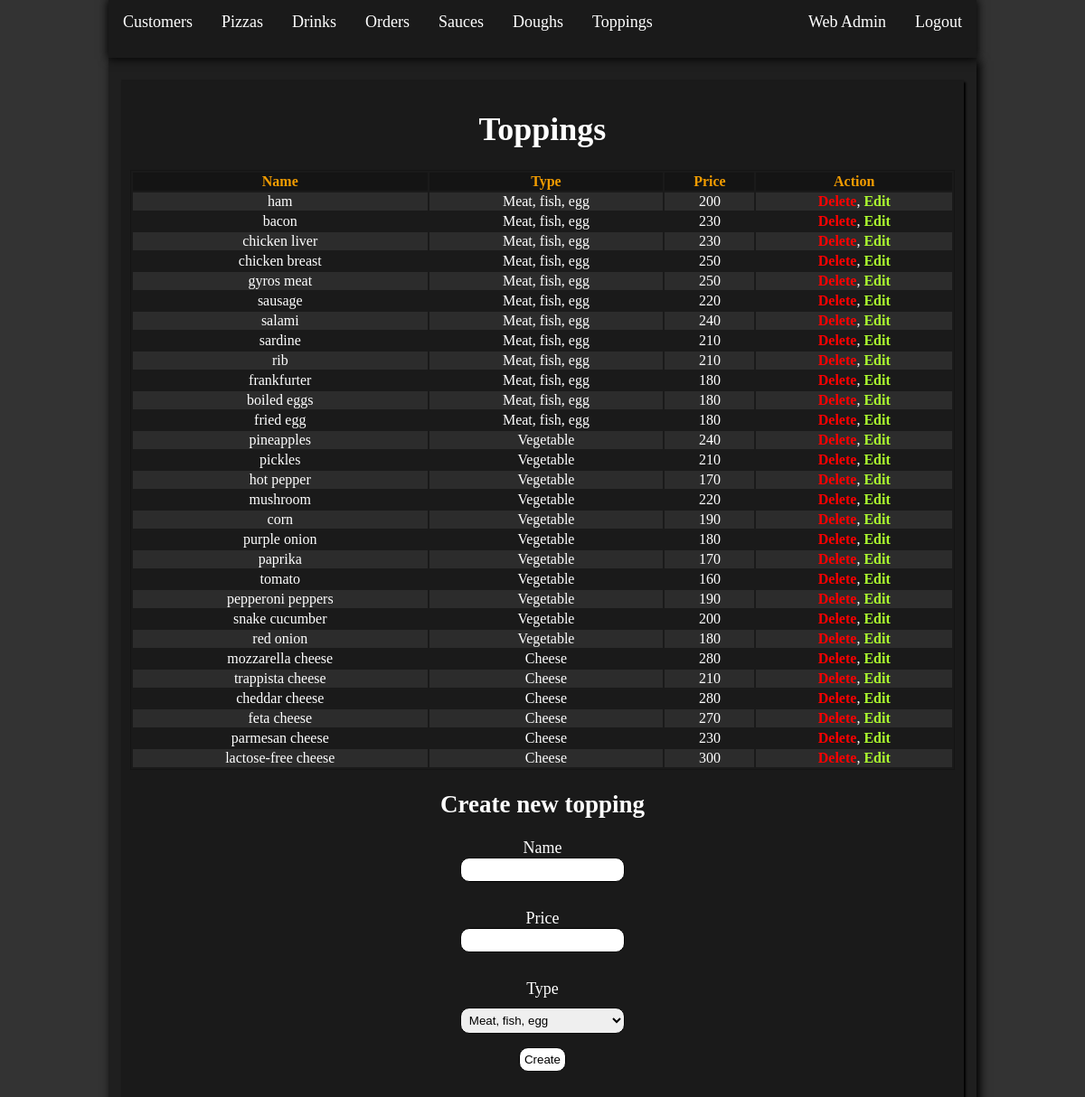
Screenshot of /index.php?page=toppings (signed in) with the database file from the repository.
### tables this page shows
CREATE TABLE Topping (
    id INT PRIMARY KEY AUTO_INCREMENT,
    name VARCHAR(200) NOT NULL,
    price INT NOT NULL DEFAULT(0),
    type INT NOT NULL
);

### services/topping-service.php (called while the page is built, shortened)
<?php
class ToppingService extends Database implements CrudOperations {
  public function getAll() {
    $conn = $this->getConnection();
    $stmt = $conn->prepare("SELECT * FROM topping");
    $stmt->setFetchMode(PDO::FETCH_CLASS, 'Topping');
    $stmt->execute();
    $toppings = $stmt->fetchAll();
    return $toppings;
  }
  public function getToppingTypeAsString($type) {
    switch ($type) {
      case 0:
        return 'Meat, fish, egg';
      case 1:
        return 'Vegetable';
      case 2:
        return 'Cheese';
    }
  }
}
?>

### pages/admin/toppings.php (the view, shortened to what this page needs)
<?php
$toppingService = new ToppingService();
$toppings = $toppingService->getAll();
?>
<div class="content-card">
  <div class="text-center">
    <h1>Toppings</h1>
  </div>
<table class="custom-table">
  <tr>
    <th>Name</th>
    <th>Type</th>
    <th>Price</th>
    <th>Action</th>
  </tr>
  <?php
  foreach ($toppings as $key => $topping) {
  echo "
  <tr>
  <td><p class='white-text'>".$topping->name."</p></td>
  <td><p class='white-text'>".$toppingService->getToppingTypeAsString($topping->type)."</p></td>
  <td>".$topping->price."</td>
  <td>
  <a class='red-text' href='index.php?page=toppings&remove=".$topping->id."'>Delete</a>,
  <a class='green-yellow-text' href='index.php?page=toppings&edit=".$topping->id."'>Edit</a>
  </td>
  </tr>";
  }
  ?>
</table>
<div class="text-center">
<h2>Create new topping</h2>
<form class="profile-forms" action="" method="post">
<label class="white-text" for="name">Name</label><br>
<input class="input width-20" type="text" name="name"><br>
<label class="white-text" for="price">Price</label><br>
<input class="input width-20" type="number" name="price"><br>
<br>
<input type=submit class="button" name='createTopping' value="Create"></input>
</form>
</div>
</div>

### assets/styles.css (style rules this page uses)
body { font-size: large; width: initial; height: initial; margin: 0; background-color: #333; color: white; }
label { color: black; }
.red-text { color: red; }
.white-text { color: white; }
.green-yellow-text { color: greenyellow; }
.width-20 { width: 20% !important; }
.custom-table { min-width: 80%; border: 1px solid #141414; overflow-y: auto; }
.custom-table td { text-align: center; }
.custom-table th { background-color: #141414; color:#f29c00; }
.custom-table td a { text-decoration: none; font-weight: bold; }
.custom-table tr:nth-child(even) { background-color: #2c2c2c; }
.content-card { background-color: #1a1a1a; box-shadow: 2px 3px 2px black; padding: 10px; margin: 10px; width: 95%; height: auto; display: flex; margin-left: auto; margin-right: auto; margin-top: auto; margin-bottom: auto; flex-direction: column; overflow-y: auto; }
.profile-forms { width: inherit; }
.profile-forms input { margin-bottom: 30px; }
.text-center { text-align: center; }
.input { padding: 5px; padding-left: 15px; padding-right: 15px; width: 50%; height: auto; border: 1px solid black; border-radius: 10px; margin-bottom: 10px; }
.button { padding: 5px; border: 1px solid black; border-radius: 10px; background-color: white; margin-top: 5px; margin-bottom: 5px; }

### rows the page displays
topping: name "ham", type "Meat, fish, egg", price "200"
topping: name "bacon", type "Meat, fish, egg", price "230"
topping: name "chicken liver", type "Meat, fish, egg", price "230"
topping: name "chicken breast", type "Meat, fish, egg", price "250"
topping: name "gyros meat", type "Meat, fish, egg", price "250"
topping: name "sausage", type "Meat, fish, egg", price "220"
topping: name "salami", type "Meat, fish, egg", price "240"
topping: name "sardine", type "Meat, fish, egg", price "210"
topping: name "rib", type "Meat, fish, egg", price "210"
topping: name "frankfurter", type "Meat, fish, egg", price "180"
topping: name "boiled eggs", type "Meat, fish, egg", price "180"
topping: name "fried egg", type "Meat, fish, egg", price "180"
topping: name "pineapples", type "Vegetable", price "240"
topping: name "pickles", type "Vegetable", price "210"
topping: name "hot pepper", type "Vegetable", price "170"
topping: name "mushroom", type "Vegetable", price "220"
topping: name "corn", type "Vegetable", price "190"
topping: name "purple onion", type "Vegetable", price "180"
topping: name "paprika", type "Vegetable", price "170"
topping: name "tomato", type "Vegetable", price "160"
topping: name "pepperoni peppers", type "Vegetable", price "190"
topping: name "snake cucumber", type "Vegetable", price "200"
topping: name "red onion", type "Vegetable", price "180"
topping: name "mozzarella cheese", type "Cheese", price "280"
topping: name "trappista cheese", type "Cheese", price "210"
topping: name "cheddar cheese", type "Cheese", price "280"
topping: name "feta cheese", type "Cheese", price "270"
topping: name "parmesan cheese", type "Cheese", price "230"
topping: name "lactose-free cheese", type "Cheese", price "300"

### other values shown
$_SESSION['name'] "Web Admin"
$this->title "Type"
form field type "Meat, fish, egg"
